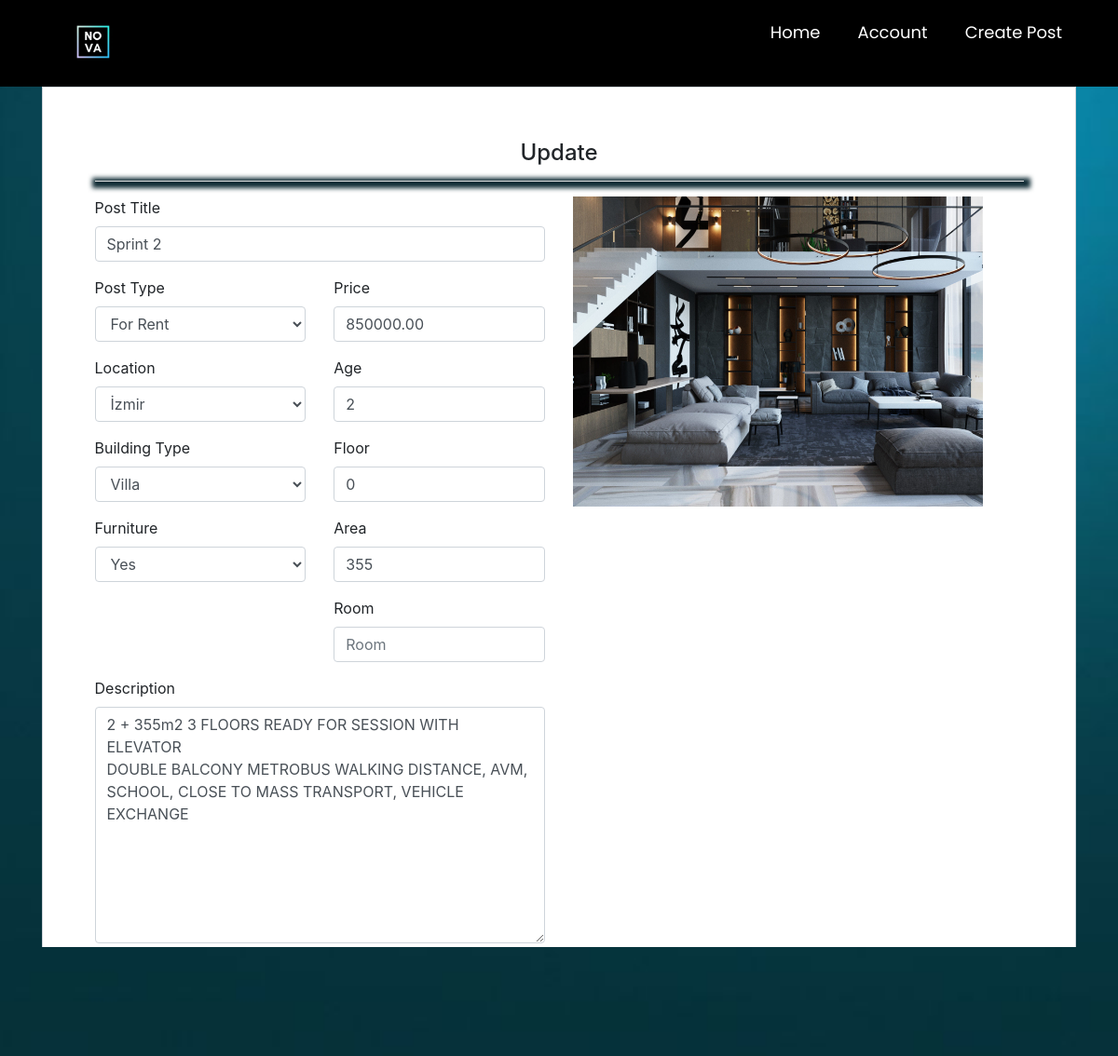
/editpost/63 (signed in), run on an earlier commit of the app's database.
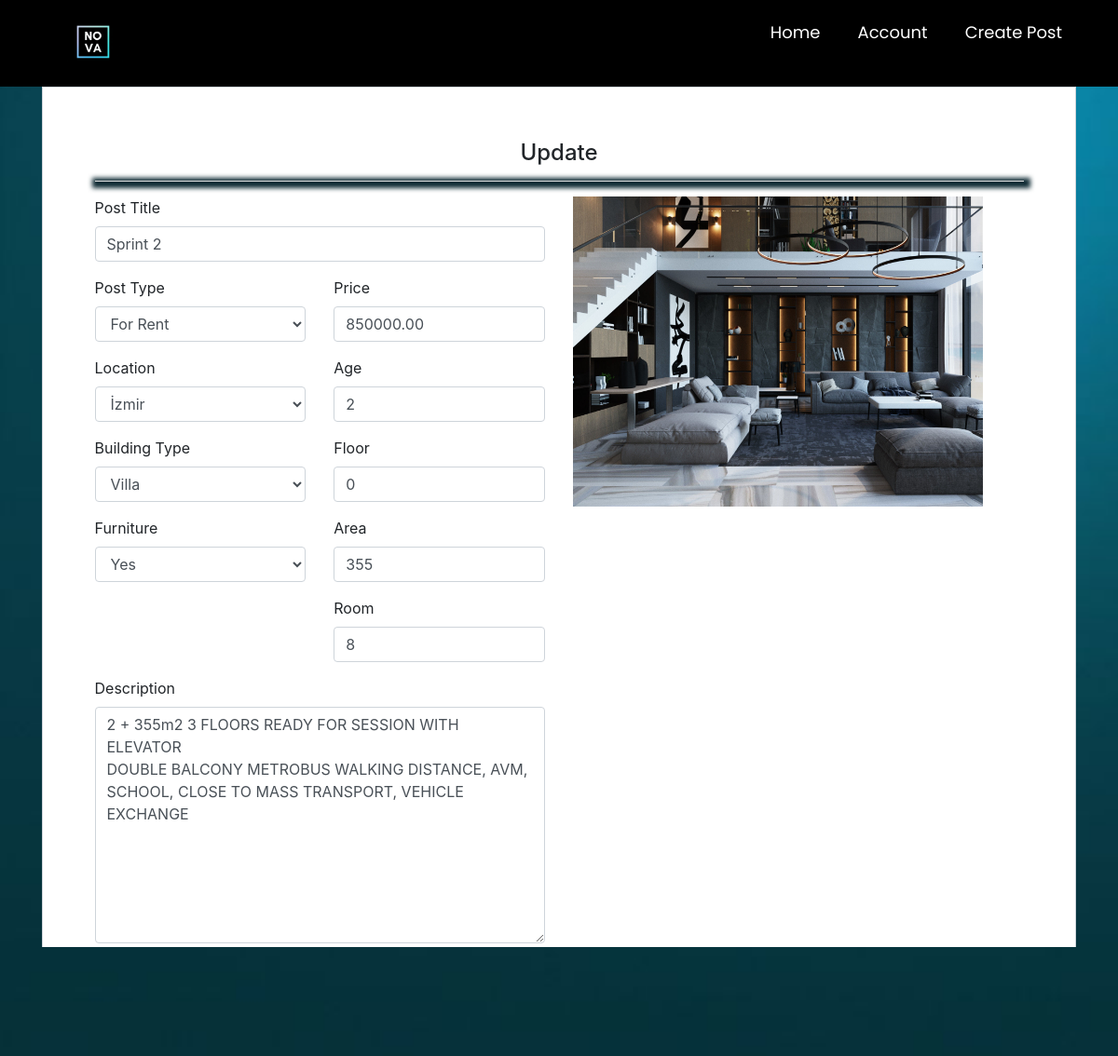
And on a later commit of the database.
### main/models.py (models this page shows, shortened)
class Post(models.Model):
    ouruser = models.ForeignKey(ourUser, null=True, on_delete=models.CASCADE)
    post_title = models.CharField(max_length=255,null=True)
    post_description = models.TextField()
    price = models.DecimalField(decimal_places=2 , max_digits=12)
    location = models.CharField(max_length=255,null=True,choices=city)
    postType = models.CharField(choices=RorS , max_length=50, null=True , default='For Sale')
    floor = models.DecimalField(decimal_places=0 , max_digits=3 ,null=True)
    building_age = models.DecimalField(decimal_places=0, max_digits=2 , null=True)
    area = models.DecimalField(decimal_places=0,max_digits=4 ,null=True)
    isFurniture = models.CharField(choices=Furniture ,null=True,max_length=50,default="No")
    building_type = models.CharField(choices=b_types ,null=True ,max_length=50)
    room = models.DecimalField(decimal_places=0 , max_digits=3 ,null=True)

### main/views.py (the view)
# urls.py: path('editpost/<int:pk>',views.editpost, name="editpost" ),
@login_required
def editpost(request,pk):
    fuser = Post.objects.get(id=pk)
    p_form = CreatePost(instance=fuser)
    pimage = PostImages.objects.filter(gallery=fuser)
    mydict  =  { 'fuser':fuser,'p_form':p_form ,'pimage':pimage }
    if request.method == 'POST':
        p_form = CreatePost(request.POST,instance=fuser)
        if p_form.is_valid():
            post=p_form.save()
            fuser.save()
            return redirect('listaddedposts')
    return render(request, 'main/editpost.html',context = mydict)

### main/forms.py
class CreatePost(ModelForm):
    class Meta:
        model = Post
        fields = ['postType' , 'isFurniture' , 'building_type' , 'location' , 'post_title' ,'price' , 'building_age','floor','post_description','area', 'room' ]

### main/templates/main/editpost.html (shortened to what this page needs)
{% extends 'main/mainpage.html' %}
{% load widget_tweaks %}
{% load static %}
{% block content %}
<head>
  <link href="//maxcdn.bootstrapcdn.com/bootstrap/4.1.1/css/bootstrap.min.css" rel="stylesheet" id="bootstrap-css">
</head>
<body >
<form method="post" enctype="multipart/form-data">
<div class="container register-form">
  <div class="form">
    <div class="form-content">
                <center>
            <h4>Update</h4>
            <hr>
          </center>
      <div class="row">
        <div class="col-sm">
          <div class="form-group">
            <label>Post Title</label>
            {% render_field p_form.post_title class="form-control" placeholder="Post Title" %}
          </div>
        <div class="row">
        <div class="col-sm">
            <div class="form-group">
              <label>Post Type</label>
              {% render_field p_form.postType class="form-control" placeholder="Post Type" %}
            </div>
            <div class="form-group">
              <label>Location</label>
              {% render_field p_form.location class="form-control" placeholder="Location" %}
            </div>
            <div class="form-group">
              <label>Building Type</label>
              {% render_field p_form.building_type class="form-control" placeholder="Type" %}
            </div>
            <div class="form-group">
              <label>Furniture</label>
              {% render_field p_form.isFurniture class="form-control" placeholder="Furniture" %}
            </div>
        </div>
          <div class="col-sm">
            <div class="form-group">
              <label>Price</label>
              {% render_field p_form.price class="form-control" placeholder="Price" %}
            </div>
            <div class="form-group">
              <label>Age</label>
              {% render_field p_form.building_age class="form-control" placeholder="Age" %}
            </div>
            <div class="form-group">
              <label>Floor</label>
              {% render_field p_form.floor class="form-control" placeholder="Floor" %}
            </div>
               <div class="form-group">
                 <label>Area</label>
              {% render_field p_form.area class="form-control" placeholder="Area" %}
            </div>
                           <div class="form-group">
                 <label>Room</label>
              {% render_field p_form.room class="form-control" placeholder="Room" %}
            </div>
          </div>
        </div>
            <div class="form-group">
              <label>Description</label>
              {% render_field p_form.post_description class="form-control" placeholder="Description" %}
            </div>
        </div>
		<div class="col-sm">
            <div id="slide-wrapper">
                <div id="slider" >
                    {% for i in pimage %}
                    <img class="thumbnail" src="{% static i.image.url %}" width="500" height="333">
                    {% endfor %}
                </div>
            </div>
		</div>
      </div>
      <hr>
           <center>
        <button type="submit" class="btnSubmit" style="background: #649eeb; color:white; border-color: #649eeb">Update</button>
               <button onclick="document.getElementById('delete').click()" type="button" class="btn btn-danger btn-sm">Delete</button>
      </center>
    </div>
  </div>
</div>
</form>
</body>
{% endblock content %}

What changed in the data, as far as the page shows it:
changed Post "Sprint 2": room (not shown) → "8"
